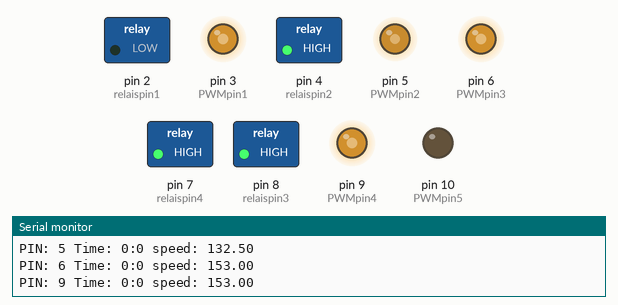
Simulated run of this sketch. Board: Arduino Uno, built with avr-gcc and run on an emulated ATmega328P. Parts: switched loads named in the sketch (green lamp = pin HIGH), output pins drawn as LEDs (lit = HIGH), the last lines printed to the serial monitor. Pins used as bus, display or sensor lines are not drawn.

Above: at 0.1 s.
At 5.2 s:
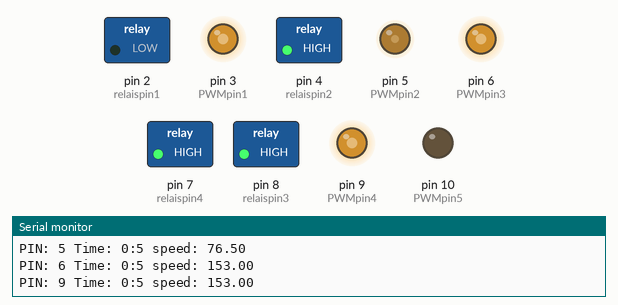
At 9.2 s:
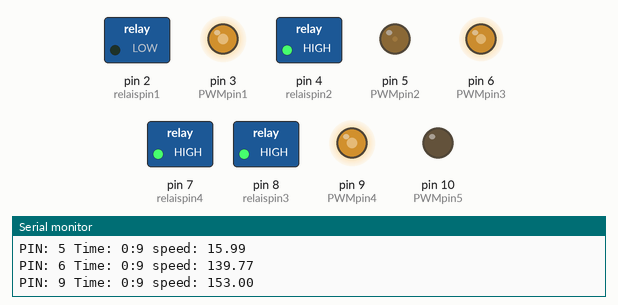
At 19.4 s:
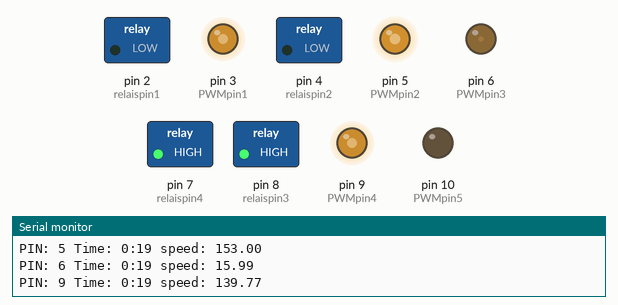
At 28.6 s:
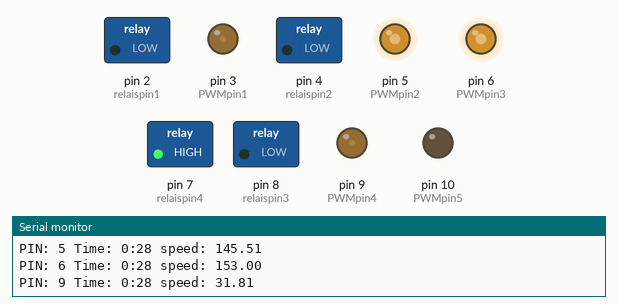
At 38.8 s:
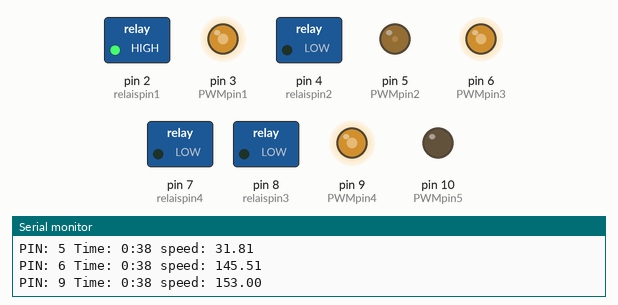
Timing chart, 0 to 40.0 s (numbered marks = the images above):
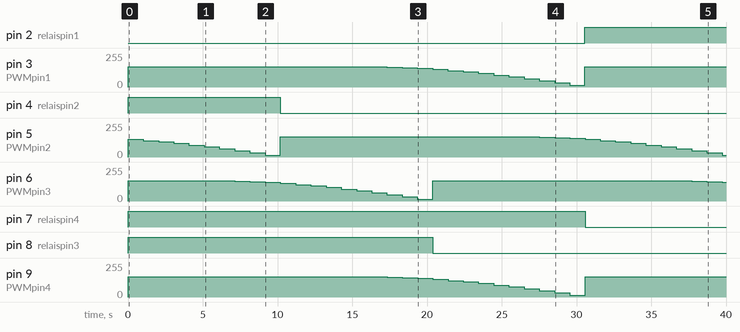

Measured:
- by itself, pin 2 (relaispin1): LOW → HIGH at 30.6 s
- by itself, pin 3 (PWMpin1), pin 9 (PWMpin4): ramps from 153/255 to 15/255 and jumps back, once every 30.6 s
- by itself, pin 4 (relaispin2): HIGH → LOW at 10.2 s
- by itself, pin 5 (PWMpin2): ramps from 153/255 to 15/255 and jumps back, once every 10.2 s
- by itself, pin 6 (PWMpin3): ramps from 153/255 to 15/255 and jumps back, once every 20.4 s
- by itself, pin 7 (relaispin4): HIGH → LOW at 30.6 s
- by itself, pin 8 (relaispin3): HIGH → LOW at 20.4 s

The sketch:

PWM_Fan_2D_steps_onoff.ino
```cpp
#include "RTClib.h" //Time

unsigned int baudrate = 38400;  //baudrate
// with RTC
//RTC_DS1307 rtc; //Defines the real Time Object
//without RTC
RTC_Millis rtc; //Defines the real Time Object

////////////////////////////////////////////////////////////////////
// hier den Offset und Amplitude und Periodendauer T einstellen
float Amp_rel = 60;//100%
float Amp_change_rel = 20; // 20% weniger pro Stufe
int step_hours = 6; // Anzahl Stunden pro Amp Stufe ACHTUNG mindestens 2 h sonst funktioniert der Code nicht
int n_steps = 3; //Anzahl Stufen
int n_versuche = 2;
int break_hours = 6; //Pause zwischen Versuchen
int init_hours = 0; //Stunden bis zum Start des Programms
int WS_soil = 0;
float T = 60;//s
float offset_2 = 10;//s
float offset_3 = 20;//s
float offset_4 = 30;//s
float amp_offset1 = 1;
float amp_offset2 = 1;
float amp_offset3 = 1;
float amp_offset4 = 1;
/////////////////////////////////////////////////////////////////////
//umrechnung

float Amp = Amp_rel/100 * 255;
float Amp_change = Amp_change_rel/100 * 255;

//andere Variablen

int versuch_counter = 1;
int marker = 1;
int counter = 0;
int start_day = 0;
int start_hour = 0;
const unsigned long SECOND = 1000;
const unsigned long HOUR = 3600*SECOND;

//Pin Konstanten
const int PWMpin1 = 3;
const int PWMpin2 = 5;
const int PWMpin3 = 6;
const int PWMpin4 = 9;
const int PWMpin5 = 10;

const int relaispin1 = 2;
const int relaispin2 = 4;
const int relaispin3 = 8;
const int relaispin4 = 7;
const int mainpower_relais = 11;


float speed;

void pwmsinus(int PIN,int relais,float period, float offset = 0, float amp_offset = 1){
    DateTime now = rtc.now();
    float sec = now.second();
    float m = now.minute();
    float min_sec = m*60 + sec;
    speed = Amp * sin((min_sec-offset)/period*2*PI) ;
    float rel_time_2 = (min_sec-offset)/period*2 - floor((min_sec-offset)/period*2);
    float rel_time = (min_sec-offset)/period - floor((min_sec-offset)/period);
    if(rel_time_2 <= 0.5){
      if(rel_time < 0.5){
       speed = Amp;
      }else{
       speed = -Amp;
      }
    }

    if(speed <= 0){
      if(amp_offset < 0){
        speed = speed*abs(amp_offset);
      }
      digitalWrite(relais,HIGH);
    }else{
      if(amp_offset > 0){
        speed = speed*abs(amp_offset);
      }
      digitalWrite(relais,LOW);
    }


    speed = abs(speed);
    analogWrite(PIN, speed);
    Serial.print("PIN: ");
    Serial.print(PIN);
    Serial.print(" Time: ");
    Serial.print(m,0);
    Serial.print(":");
    Serial.print(sec,0);
    Serial.print(" speed: ");
    Serial.println(speed);

}
void pwmfix(int PIN,int speed = 255){

    analogWrite(PIN, speed);
    Serial.print("PIN: ");
    Serial.print(PIN);
    Serial.print(" speed: ");
    Serial.println(speed);
}

void setup() {
  // put your setup code here, to run once:
  pinMode(PWMpin1, OUTPUT);
  pinMode(PWMpin2, OUTPUT);
  pinMode(PWMpin3, OUTPUT);
  pinMode(PWMpin4, OUTPUT);
  pinMode(PWMpin5, OUTPUT);

  pinMode(relaispin1, OUTPUT);
  pinMode(relaispin2, OUTPUT);
  pinMode(relaispin3, OUTPUT);
  pinMode(relaispin4, OUTPUT);
  pinMode(mainpower_relais, OUTPUT);

  digitalWrite(relaispin1,HIGH);
  digitalWrite(relaispin2,HIGH);
  digitalWrite(relaispin3,HIGH);
  digitalWrite(relaispin4,HIGH);
  digitalWrite(mainpower_relais,HIGH);


  Serial.begin(baudrate);
  // PWM Signal für Ventilatoren am Boden
  pwmfix(PWMpin5,WS_soil);

  //warten bis gestartet wird falls init_hours > 0
  delay(init_hours * HOUR);
  digitalWrite(mainpower_relais,LOW);

  DateTime now = rtc.now();
  start_hour = now.hour();
  start_day = now.day();
}

void loop() {
  if(versuch_counter <= n_versuche){
  DateTime now = rtc.now();
  if(!(now.day() == start_day & now.hour() == start_hour)){
    if((now.hour() - start_hour) % step_hours == 0 & marker == 1){
      Amp = Amp + Amp_change;
      marker = 0;
      if(Amp > 255){
       Amp = 255;
      }
      counter++;
    }
  }
  if((now.hour() - start_hour) % step_hours != 0 & marker == 0){
    marker = 1;
  }


  // speed must be a number between 0 and 255
  pwmsinus(PWMpin1,relaispin1,T,0,amp_offset1);
  pwmsinus(PWMpin2,relaispin2,T,offset_2,amp_offset2);
  pwmsinus(PWMpin3,relaispin3,T,offset_3,amp_offset3);
  pwmsinus(PWMpin4,relaispin4,T,offset_4,amp_offset4);

  //pwmfix(PWMpin1);
  delay(1000);
  //wenn n_steps PP Stufen durch sind wird mainpower ausgeschaltet und break_hours lang gewartet
  if(counter >= n_steps){
    digitalWrite(mainpower_relais,HIGH);
    counter = 0;
    versuch_counter++;
    Amp = Amp_rel/100 * 255;
    delay(break_hours * HOUR);
    DateTime now = rtc.now();
    start_hour = now.hour();
    start_day = now.day();
    digitalWrite(mainpower_relais,LOW);
  }
}else{
  digitalWrite(mainpower_relais,HIGH);
  delay(break_hours * HOUR);
}
}
```
